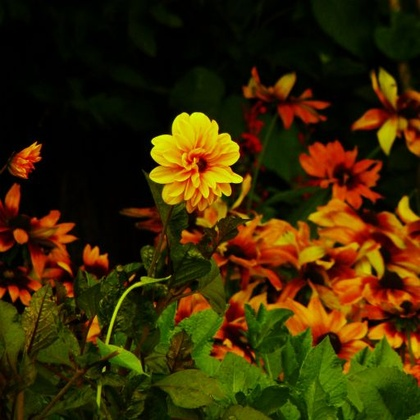
%> input picture Digital Image Processing/originalImage.jpg, 420 x 420 px, shrunk from 512 x 512 before the run
$ octave histrogram_single_threshold.m   (GNU Octave 9; MATLAB toolbox functions it lacks are replaced by stand-ins)
%> lines starting %> are read from the running program, lines starting %| are printed output that depends on the picture; in (x1, y1, x2, y2) boxes, pixels count from 0 and x2, y2 are one past the last pixel; in counts of white or black regions, pixels touching at a corner belong together; the program's own positions count from 1
clc;
clear all;
close all;
originalImage = imread('originalImage.jpg');
%> originalImage is the input picture: size 420x420x3 uint8; mean R, G, B 58, 41.2, 3.6
subplot(2,2,1)
imshow(originalImage);

grayScale = rgb2gray(originalImage);
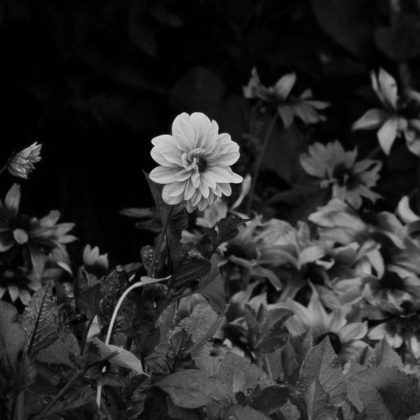
%> grayScale: size 420x420 uint8; min 0, max 226, mean 41.9
subplot(2,2,2)
imshow(grayScale);
[rows, columns] = size(grayScale);
%> rows = 420; columns = 420
subplot(2,2,3)
imhist(grayScale);

threshold = 150;
img=grayScale;
for i = 1 : rows
    for j = 1 : columns
        if grayScale(i,j) >= threshold
            img(i,j) = 255;
        else
            img(i,j) = 0;
        end
    end
end
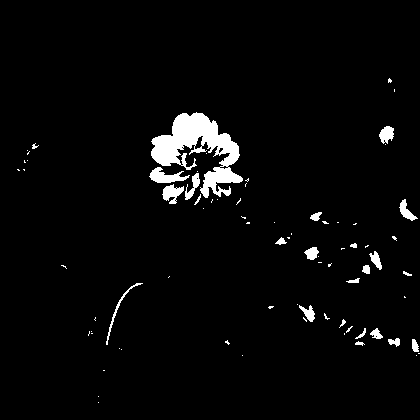
%> img: size 420x420 uint8; 3.3% white; 77 white regions (53 under 20 px), largest, box (x1, y1, x2, y2) and area: (151, 112, 243, 198) 3399, (149, 167, 190, 183) 335, (162, 184, 184, 204) 247

subplot(2,2,4)
imshow(img);
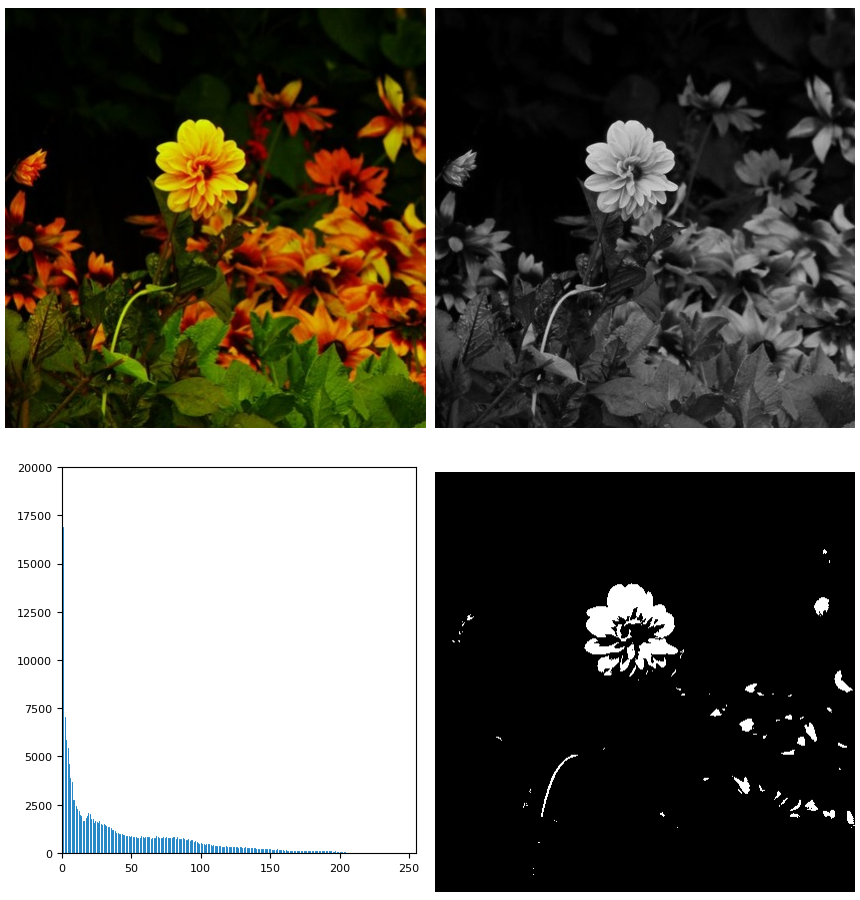
%> figure redrawn from the program's plot data, 4 panels
